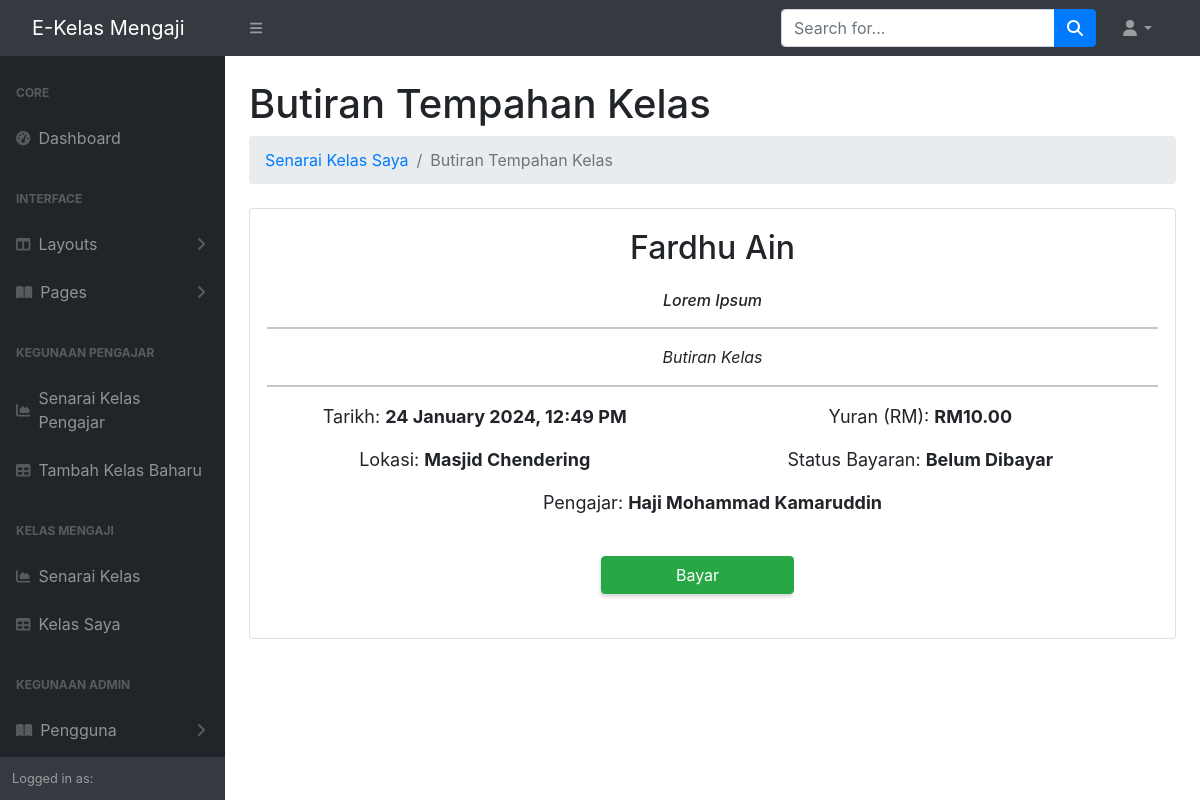
The app's page /view/booking_view.php?id=23 with its own data.
### tables this page shows
CREATE TABLE `booking` (
  `bookingid` int(11) NOT NULL,
  `bookingdate` datetime DEFAULT NULL,
  `bookingstatus` int(11) DEFAULT NULL COMMENT '1="Sudah dibayar", 0="Belum dibayar"',
  `studentid` int(11) DEFAULT NULL,
  `classid` int(11) DEFAULT NULL
);

CREATE TABLE `class` (
  `classid` int(11) NOT NULL,
  `classsubject` varchar(255) DEFAULT NULL,
  `classdescription` varchar(255) DEFAULT NULL,
  `classdate` datetime DEFAULT NULL,
  `classquota` varchar(255) DEFAULT NULL,
  `classfee` decimal(11,2) DEFAULT NULL,
  `classlocation` varchar(255) DEFAULT NULL,
  `teacherid` int(11) DEFAULT NULL
);

CREATE TABLE `teacher` (
  `teacherid` int(11) NOT NULL,
  `teachername` varchar(255) DEFAULT NULL,
  `teacherphoneno` int(11) DEFAULT NULL,
  `teacheremail` varchar(255) DEFAULT NULL,
  `teacherbank` varchar(255) DEFAULT NULL,
  `teacheraccountno` varchar(255) DEFAULT NULL,
  `teacherusername` varchar(255) DEFAULT NULL,
  `teacherpassword` varchar(255) DEFAULT NULL
);

### model/booking_function.php (called while the page is built, shortened)
<?
    function viewBooking($id){
        $conn=db();
        $sql="SELECT booking.*,student.*,class.*,teacher.*
            FROM booking
            JOIN student ON booking.studentid=student.studentid
            JOIN class ON booking.classid=class.classid
            JOIN teacher ON class.teacherid = teacher.teacherid
            WHERE booking.bookingid='$id'";
        return $conn->query($sql);
    }
?>

### view/booking_view.php (the view, shortened to what this page needs)
<?
    require '../model/booking_function.php';
    $id=$_GET['id'];
    $booking=viewBooking($id)->fetch_assoc();
?>
<html lang="en">
<head>
    <?
    $title="Butiran Tempahan Kelas";
    require '../global/header.php';
    ?>
</head>
<body class="sb-nav-fixed">
<?
require '../global/navigation_header.php';
?>
<div id="layoutSidenav">
    <?
    require '../global/sidebar.php';
    ?>
    <div id="layoutSidenav_content">
        <main>
            <div class="container-fluid px-4">
                <h1 class="mt-4"><? echo $title; ?></h1>
                <ol class="breadcrumb mb-4">
                    <li class="breadcrumb-item"><a class="visit" href="booking_list.php">Senarai Kelas Saya</a></li>
                    <li class="breadcrumb-item active"><? echo $title; ?></li>
                </ol>
                <div class="card">
                    <div class="card-body">
                        <div class="text-center">
                            <h2 class="card-title mb-4"><? echo $booking['classsubject']; ?></h2>
                            <h6 class="card-text"><i><? echo ($booking['classdescription']!=null)?$booking['classdescription']:"Tiada Maklumat Lanjut"; ?></i></h6>
                        </div>
                        <div class="row">
                            <div class="text-center">
                                <hr>
                                <p style="font-size:16px;font-style: italic">Butiran Kelas</p>
                                <hr>
                            </div>
                            <div class="row justify-content-center">
                                <div class="col-md-6 text-center">
                                    <p class="text">Tarikh: <b><? echo date('d F Y, h:i A', strtotime($booking['classdate'])); ?></b></p>
                                    <p class="text">Lokasi: <b><? echo $booking['classlocation']; ?></b></p>
                                </div>
                                <div class="col-md-6 text-center">
                                    <p class="text">Yuran (RM): <b>RM<? echo $booking['classfee'];?></b></p>
                                    <p class="text">Status Bayaran: <b><? echo ($booking['bookingstatus']==1)?"Sudah Dibayar":"Belum Dibayar"; ?></b></p>
                                </div>
                            </div>
                            <div class="text-center">
                                <p class="text">Pengajar: <b><? echo $booking['teachername']; ?></b></p>
                            </div>
                            <? if($booking['bookingstatus']==0){ ?>
                            <div class="row justify-content-center mt-4 mb-4">
                                <div class="col-md-3">
                                    <a href="" class="btn btn-success" id="card-btn">Bayar</a>
                                </div>
                            </div>
                            <? }?>
                        </div>
                    </div>
                </div>
            </div>
        </main>
    </div>
</div>
<?
require '../global/script.php';
?>
</body >
</html>

### view/booking_view.php (style rules this page uses)
#card-btn { display: flex; justify-content: space-around; flex-wrap: wrap; cursor: pointer; box-shadow: -1px 3px 3px 0 rgba(80, 80, 80, .2); }
a:link { text-decoration: none; }
.text { font-size: 18px; }

### records on screen
booking: classid.classsubject "Fardhu Ain", classid.classdescription "Lorem Ipsum", classid.classdate "24 January 2024, 12:49 PM", classid.classlocation "Masjid Chendering", classid.classfee "10.00", teacher.teachername "Haji Mohammad Kamaruddin"

### other values on screen
$title "Butiran Tempahan Kelas"
